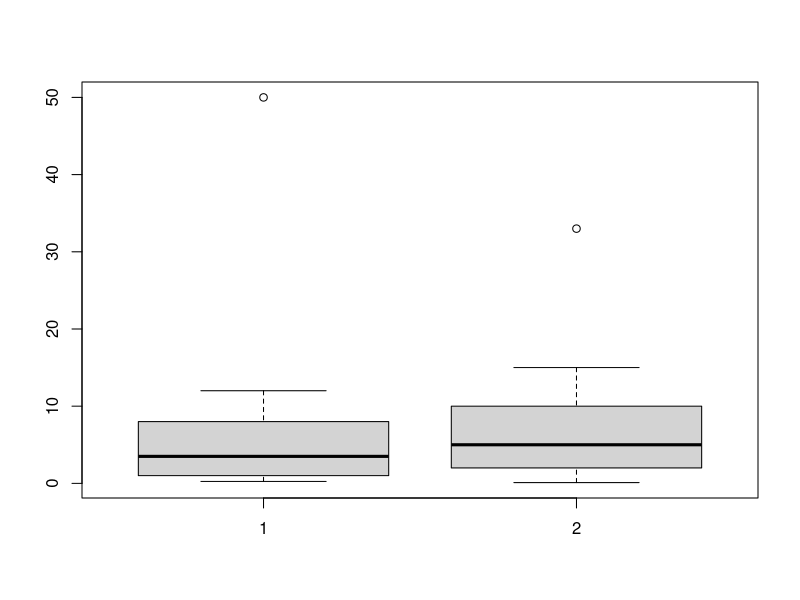
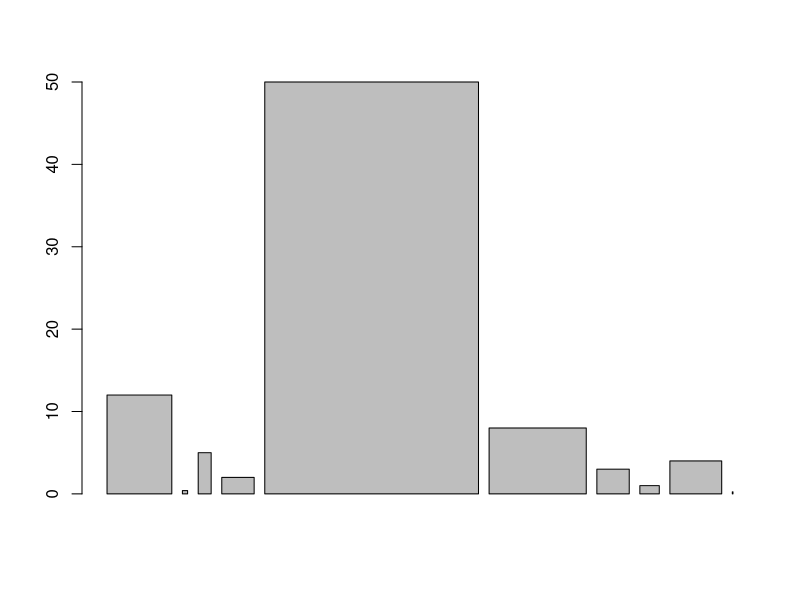
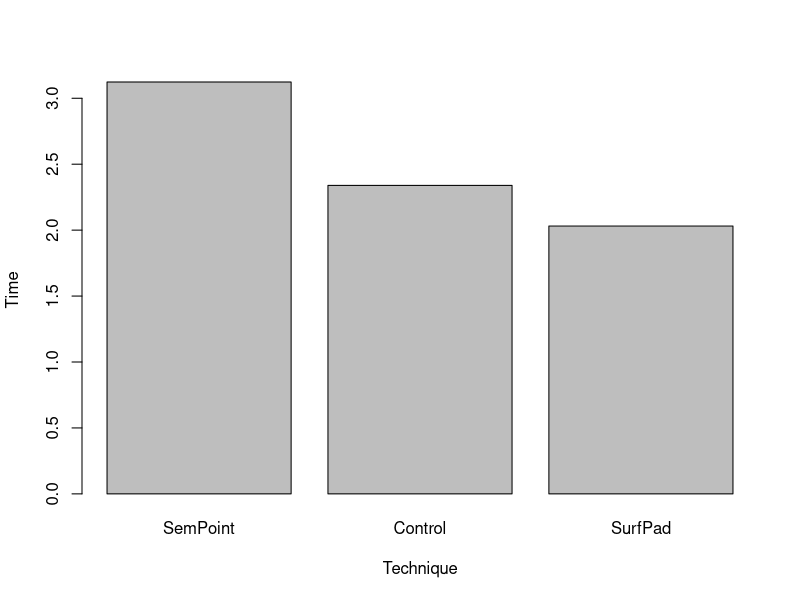
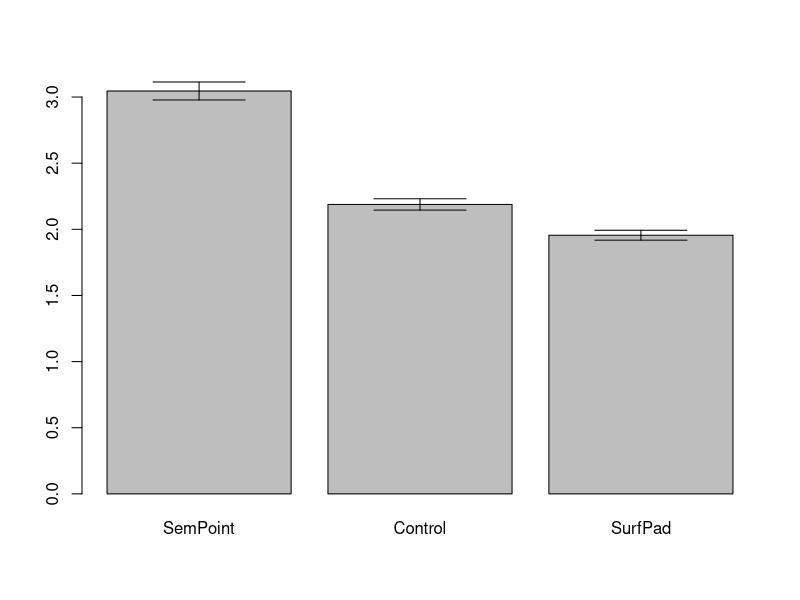
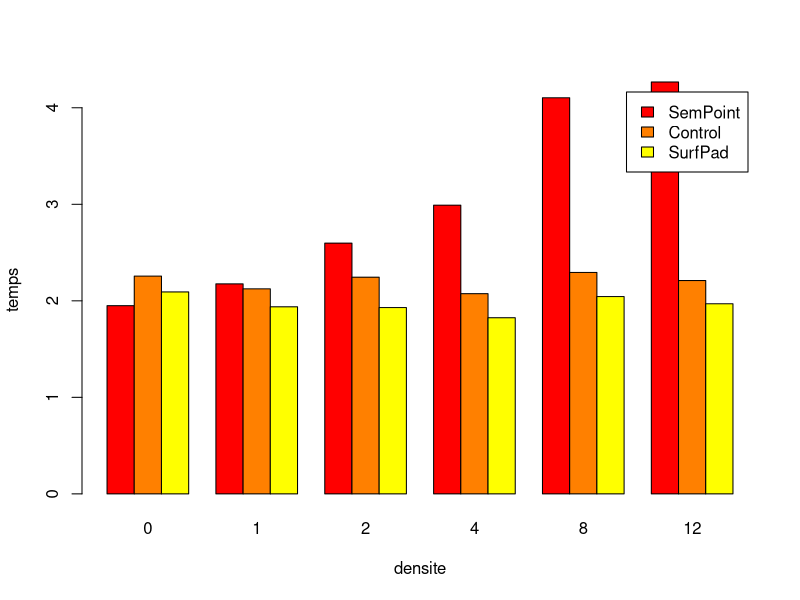

Write the R code that produced these figures, in order.
## ---- chunk 1
knitr::opts_chunk$set(echo = TRUE)
library(knitr)
## ---- chunk 2
v = c(12, .4, 5, 2, 50, 8, 3, 1, 4, .25)
quantile(v, prob = c(0.9))
## ---- chunk 3
v = c(12, .4, 5, 2, 50, 8, 3, 1, 4, .25)
u = c(10, .8, 2, 5, 33, 15, 5, 3, 8, .1)
boxplot(v, u)
barplot(v, u)
## ---- chunk 4
data = read.table("data.txt", header=TRUE, sep=",")
## ---- chunk 5
meanTime = function(frame, technique) {
  t = subset(frame, Technique==technique)
  mean(t[, "Time"])
}
## ---- chunk 6
techniques = unique(data$Technique)
times = sapply(techniques, function(x)drop(meanTime(data, x)))
## ---- chunk 7
barplot(times, xlab = "Technique", ylab = "Time", names.arg = techniques)
## ---- chunk 8
dataWithoutError = subset(data, Err != 1)
## ---- chunk 9
library("gplots")
library("gmodels")
interval_confiance = function(technique) {
  d = subset(dataWithoutError, Technique==technique)
  ci(d[, "Time"])
}
res = sapply(techniques, function(x)drop(interval_confiance(x)))
## ---- chunk 10
lower = res["CI lower",]
upper = res["CI upper",]
times = sapply(techniques, function(x)drop(meanTime(dataWithoutError, x)))
barplot2(times, names.arg = techniques, plot.ci = TRUE, ci.l = lower, ci.u = upper)
## ---- chunk 11
#library("reshape")
#library("ez")

# Chargement des donnees
data = read.table("data.txt", header=TRUE, sep=",")

# On ne garde que ce qui nous interesse
filteredData = subset(data, (Err==0), select = c(Participant, Block, Technique,
                      A, W, density, Time))

# Aggregation des donnees pour ne conserver qu’une valeur par condition
attach(filteredData)
aggdata = aggregate(filteredData$Time, by=list(Participant,Block,Technique,W, density),
                    FUN=mean)
detach(filteredData)

# Reecriture des noms de colonnes
colnames(aggdata) = c("Participant","Block","Technique","W", "density", "Time")

# Conversion des donnees au format long
#data.long = melt(aggdata, id = c("Participant","Block","Technique","W","density","Time"))

# On specifie les variables independantes
#data.long$Block = factor(data.long$Block)
#data.long$Technique = factor(data.long$Technique)
#data.long$W = factor(data.long$W)
#data.long$density = factor(data.long$density)

# L’ANOVA:
#print(ezANOVA(data.long, dv=.(Time), wid=.(Participant), within=.(Technique,W,density)))

# Analyse post-hoc avec ajustement de Bonferroni
#attach(data.long)
#print(pairwise.t.test(Time, interaction(Technique), p.adj = "bonf"))
#print(pairwise.t.test(Time, interaction(Technique, density), p.adj = "bonf"))
#detach(data.long)
## ---- chunk 12
meanTimeDensity = function(frame, densities, techniques) {
  newData = subset(frame, density==densities)
  sapply(techniques, meanTime, frame=newData)
}

densities = unique(filteredData$density)
res = sapply(densities, meanTimeDensity, frame=filteredData, techniques=techniques)
barplot2(res, names.arg = densities, beside=TRUE, legend=techniques, ylab="temps", xlab="densite")
